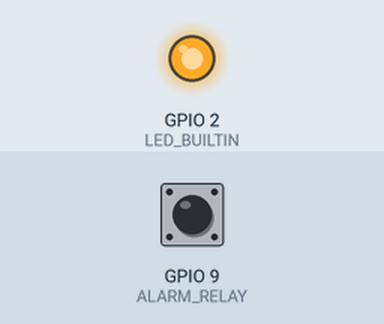
This sketch was run on a simulated ESP8266 (NodeMCU). On the bench: output pins drawn as LEDs (lit = HIGH, except the on-board LED, lit = LOW). The test bench sets the inputs (shaded band); at power-on: GPIO 9 (ALARM_RELAY) HIGH. WiFi joins after 1.5 s; servers stay silent unless stated; web services answer with replies made up by the test bench; what the sketch prints to the serial monitor is not drawn.

Above: at 0.1 s.
At 1.5 s:
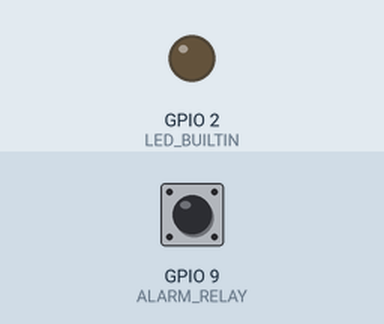
Timing chart, 0 to 3.0 s (numbered marks = the images above):
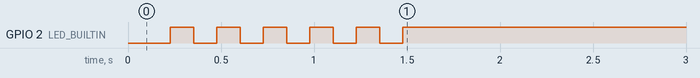

The sketch:

SumpRoomMonitor.ino
```cpp
// (licence header left out)
#include <ESP8266WiFi.h>
#include "Pushover.h"

// I/O
const int ALARM_RELAY = 9;

// Alarm Monitoring
const unsigned long MIN_ALARM_TIME = 5000;
const int SUMP_OKAY = LOW;

unsigned long alarmStateChangeMillis;
int alarmState = SUMP_OKAY;
int lastAlarmState = SUMP_OKAY;

// WiFi Settings
const char* WIFI_SSID = "SSID";
const char* WIFI_PASS = "Password";

// Pushover
Pushover po = Pushover("SecureAppToken","UserToken", UNSAFE);

const unsigned long MIN_PUSHOVER_INTERVAL = 10000;
unsigned long lastNotificationTime = millis() - MIN_PUSHOVER_INTERVAL;

// Setup Function
void setup()
{
  Serial.begin(115200);

  setupIO();
  setupWiFi();

  NotifyStartup();
}

// Main Loop
void loop()
{
  ProcessAlarmState();
  ProcessNotifications();
}
```

Notifications.ino
```cpp
// (licence header left out)
bool notifySumpAlarm = false;
bool notifySumpOkay = false;

void ProcessNotifications()
{
  // Wait until minimum interval notification time has passed
  if ((millis() - lastNotificationTime) < MIN_PUSHOVER_INTERVAL)
    return;

  // Only one notification per interval to "be nice" to the API
  if (notifySumpOkay)
    NotifySumpOkay();
  else if (notifySumpAlarm)
    NotifySumpAlarm();
}

void NotifySumpOkay()
{
  Serial.println("Sump Pump Okay");
  po.setTitle("Sump Pump Okay");
  po.setMessage("The sump pump controller is okay.");
  po.setSound("vibrate");
  po.setPriority(0);
  Serial.println(po.send());

  notifySumpOkay = false;
  lastNotificationTime = millis();
}

void NotifySumpAlarm()
{
  Serial.println("Sump Pump Alarm");
  po.setTitle("Sump Pump Alarm");
  po.setMessage("The sump pump controller is in an alarm condition.");
  po.setSound("vibrate");
  po.setPriority(1);
  Serial.println(po.send());

  notifySumpAlarm = false;
  lastNotificationTime = millis();
}

void NotifyStartup()
{
  Serial.println("Startup Notification");
  po.setTitle("Sump Pump Monitor Running");
  po.setMessage("The sump pump monitoring system has started.");
  //po.setSound("vibrate");
  po.setPriority(-1);
  Serial.println(po.send());

  lastNotificationTime = millis();
}
```

ProcessIO.ino
```cpp
// (licence header left out)
void ProcessAlarmState()
{
  int reading = digitalRead(ALARM_RELAY);

  if (reading != lastAlarmState)
  {
    alarmStateChangeMillis = millis();
  }

  if ((millis() - alarmStateChangeMillis) > MIN_ALARM_TIME)
  {
    if (alarmState != reading)
    {
      alarmState = reading;

      notifySumpOkay = alarmState == SUMP_OKAY;
      notifySumpAlarm = alarmState != SUMP_OKAY;
    }
  }

  lastAlarmState = reading;
}
```

Pushover.cpp
```cpp
#include "Pushover.h"

Pushover::Pushover(String token, String user, bool unsafe = false) {
	_token = token;
	_user = user;
	_unsafe = unsafe;
}
void Pushover::setMessage(String message) {
	_message = message;
}
void Pushover::setDevice(String device) {
	_device = device;
}
void Pushover::setTitle(String title) {
	_title = title;
}
void Pushover::setUrl(String url) {
	_url = url;
}
void Pushover::setUrlTitle(String url_title) {
	_url_title = url_title;
}
void Pushover::setPriority(int8_t priority) {
	_priority = priority;
}
void Pushover::setRetry(uint16_t retry) {
	_retry = retry;
}
void Pushover::setExpire(uint16_t expire) {
	_expire = expire;
}
void Pushover::setTimestamp(uint32_t timestamp) {
	_timestamp = timestamp;
}
void Pushover::setSound(String sound) {
	_sound = sound;
}
void Pushover::setTimeout(uint16_t timeout) {
	_timeout = timeout;
}
void Pushover::setHTML(boolean html) {
	_html = html;
}
boolean Pushover::send(void) {
	WiFiClientSecure client;
	if (_unsafe) {
		client.setInsecure();
	}

	if (!client.connect("api.pushover.net", 443)) {
		return false;
	}
	String post = String("token=")+_token+"&user="+_user+"&title="+_title+"&message="+_message+"&device="+_device+"&url="+_url+"&url_title="+_url_title+"&priority="+_priority+"&retry="+_retry+"&expire="+_expire+"&sound="+_sound;
	if (_timestamp != 0) post += String("&timestamp=")+_timestamp;
	if (_html == true) post += String("&html=1");
	String http = String("POST /1/messages.json HTTP/1.1\r\nHost: api.pushover.net\r\nConnection: close\r\nContent-Length: ")+post.length()+"\r\n\r\n"+post;
	client.print(http);
	int timeout_at = millis() + _timeout;
	while (!client.available() && timeout_at - millis() < 0) {
		client.stop();
		return false;
	}
	String line;
	while (client.available() != 0) {
		if (client.read() == '{') break;
	}
	line = client.readStringUntil('\n');
	return line.indexOf("\"status\":1") != -1 || line.indexOf("200 OK") != -1;
}
```

Pushover.h
```cpp
#include <WiFiClientSecure.h>

enum SafeMode {
	SAFE = 0,
	UNSAFE = 1
};

class Pushover {
	private:
		String _token;
		String _user;
		bool _unsafe;
		String _message;
		String _device;
		String _title;
		String _url;
		String _url_title;
		int8_t _priority = 0;
		uint16_t _retry;
		uint16_t _expire;
		uint32_t _timestamp = 0;
		boolean _html;
		uint16_t _timeout = 5000;
		String _sound;
	public:
		Pushover(String,String,bool);
		void setMessage(String);
		void setDevice(String);
		void setTitle(String);
		void setUrl(String);
		void setUrlTitle(String);
		void setPriority(int8_t);
		void setRetry(uint16_t);
		void setExpire(uint16_t);
		void setTimestamp(uint32_t);
		void setSound(String);
		void setHTML(boolean);
		void setTimeout(uint16_t);
		boolean send(void);
};
```

Setup.ino
```cpp
// (licence header left out)
// I/O Setup
void setupIO()
{
  pinMode(ALARM_RELAY, INPUT_PULLUP);
  pinMode(LED_BUILTIN, OUTPUT);
}

// WiFi Setup
void setupWiFi()
{
  delay(100);
  Serial.println();
  Serial.print("Connecting to ");
  Serial.println(WIFI_SSID);
  WiFi.begin(WIFI_SSID, WIFI_PASS);

  while (WiFi.status() != WL_CONNECTED)
  {
    digitalWrite(LED_BUILTIN, LOW);
    delay(125);
    digitalWrite(LED_BUILTIN, HIGH);
    delay(125);
    digitalWrite(LED_BUILTIN, LOW);
    delay(125);
    digitalWrite(LED_BUILTIN, HIGH);
    delay(125);
    Serial.print(".");
  }

  Serial.println("");
  Serial.println("WiFi connected");
  Serial.println("IP address: ");
  Serial.println(WiFi.localIP());
}
```
